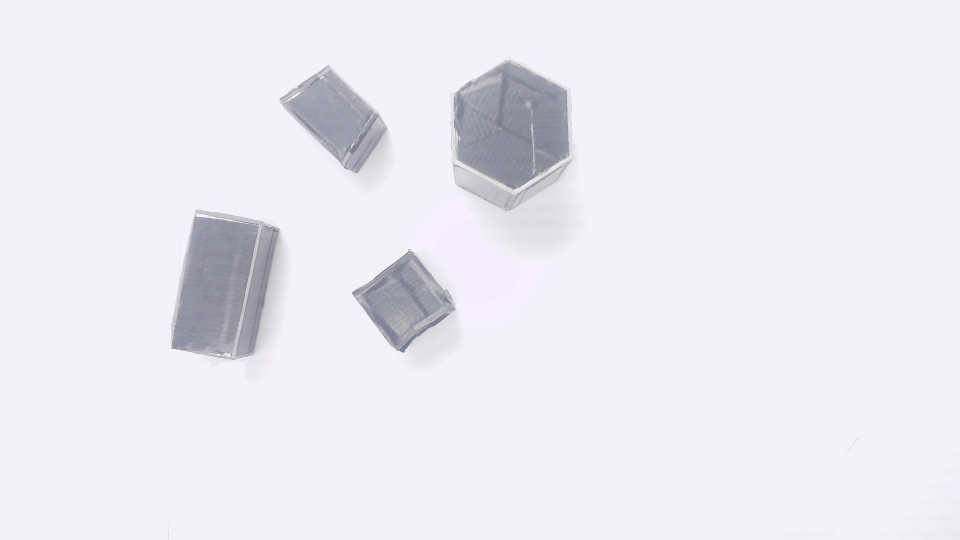
#> input picture data/img5.jpg, 1920 x 1080 px (shown at 1/2 size)
$ python main.py
#> lines starting #> are read from the running program, lines starting #| are printed output that depends on the picture; after the words box and inside, x2 and y2 are one past the last pixel; in counts of white or black regions, pixels touching at a corner belong together
### src/coordinate_converter.py
from src.config import IMAGE_WIDTH_MM, IMAGE_HEIGHT_MM, IMAGE_WIDTH_PX, IMAGE_HEIGHT_PX


class CoordinateConverter:

    def __init__(self, image_width_px, image_height_px):
        self.image_width_px = image_width_px
        self.image_height_px = image_height_px

        # Calculate pixels per mm ratios
        self.px_per_mm_x = image_width_px / IMAGE_WIDTH_MM
        self.px_per_mm_y = image_height_px / IMAGE_HEIGHT_MM

        # Calculate mm per pixel ratios
        self.mm_per_px_x = IMAGE_WIDTH_MM / image_width_px
        self.mm_per_px_y = IMAGE_HEIGHT_MM / image_height_px

    def pixel_to_mm(self, x_px, y_px):
        x_mm = x_px * self.mm_per_px_x
        y_mm = y_px * self.mm_per_px_y
        return (x_mm, y_mm)

    # [4 lines left out: function mm_to_pixel, not called in this run]

    def distance_to_mm(self, distance_px, axis=''):
        if axis.lower() == 'x':
            return distance_px * self.mm_per_px_x
        elif axis.lower() == 'y':
            return distance_px * self.mm_per_px_y

    def area_to_mm2(self, area_px):
        return area_px * self.mm_per_px_x * self.mm_per_px_y

    def get_calibration_info(self):
        return {
            'image_width_px': self.image_width_px,
            'image_height_px': self.image_height_px,
            'image_width_mm': IMAGE_WIDTH_MM,
            'image_height_mm': IMAGE_HEIGHT_MM,
            'mm_per_px_x': self.mm_per_px_x,
            'mm_per_px_y': self.mm_per_px_y,
            'px_per_mm_x': self.px_per_mm_x,
            'px_per_mm_y': self.px_per_mm_y,
        }

### src/object_detection.py
# object_detection.py
import cv2
from src.config import *
from src.shape_classifier import ShapeClassifier
from src.coordinate_converter import CoordinateConverter

def get_rotation_angle(contour):
    rect = cv2.minAreaRect(contour)
    angle = rect[2]  # angle range: -90-0

    width, height = rect[1]
    if width < height:
        normalized_angle = angle + 90
    else:
        normalized_angle = angle + 180 if angle < 0 else angle

    return normalized_angle, rect  # angle range: 0-180

def detect_objects(img, converter=None):
    """
    Detect objects in the image.

    Args:
        img: Input image
        converter: Optional CoordinateConverter for pixel-to-mm conversion

    Returns:
        tuple: (objects list, threshold image)
    """
    # Create converter if not provided
    if converter is None:
        img_height, img_width = img.shape[:2]
        converter = CoordinateConverter(img_width, img_height)

    gray = cv2.cvtColor(img, cv2.COLOR_BGR2GRAY)
    blur = cv2.GaussianBlur(gray, (5, 5), 0)

    _, th = cv2.threshold(
        blur, 0, 255, cv2.THRESH_BINARY_INV + cv2.THRESH_OTSU
    )

    if MORPH_OPEN_ITERATIONS > 0 or MORPH_CLOSE_ITERATIONS > 0 and MORPH_KERNEL_SIZE is not None:
        kernel = cv2.getStructuringElement(cv2.MORPH_RECT, MORPH_KERNEL_SIZE)

        if MORPH_OPEN_ITERATIONS > 0:
            th = cv2.morphologyEx(th, cv2.MORPH_OPEN, kernel, iterations=MORPH_OPEN_ITERATIONS)

        if MORPH_CLOSE_ITERATIONS > 0:
            th = cv2.morphologyEx(th, cv2.MORPH_CLOSE, kernel, iterations=MORPH_CLOSE_ITERATIONS)

    contours, _ = cv2.findContours(
        th, cv2.RETR_EXTERNAL, cv2.CHAIN_APPROX_SIMPLE
    )

    objects = []
    print(f"Total contours found: {len(contours)}")
    for i, cnt in enumerate(contours):
        hull = cv2.convexHull(cnt)
        area = cv2.contourArea(hull)
        print(f"Contour {i}: area = {area}")
        if area < MIN_AREA:
            continue

        shape, poly = ShapeClassifier.classify_shape(hull)
        if shape is None:
            continue

        x, y, w, h = cv2.boundingRect(poly)
        cx, cy = x + w // 2, y + h // 2

        angle, min_area_rect = get_rotation_angle(poly)

        # Convert to real-world coordinates
        center_mm = converter.pixel_to_mm(cx, cy)
        width_mm = converter.distance_to_mm(w, 'x')
        height_mm = converter.distance_to_mm(h, 'y')
        area_mm2 = converter.area_to_mm2(area)

        objects.append({
            "shape": shape,
            "area": area,  # in pixels
            "area_mm2": area_mm2,  # in mm2
            "bbox": (x, y, w, h),  # in pixels
            "bbox_mm": (width_mm, height_mm),  # in mm
            "center": (cx, cy),  # in pixels
            "center_mm": center_mm,  # in mm
            "contour": poly,
            "angle": angle,  # from minAreaRect and normalized to 0-180
            "min_area_rect": min_area_rect,  # ((cx, cy), (w, h), angle)
        })

    objects = sorted(objects, key=lambda o: o["area"], reverse=True)
    return objects[:MAX_OBJECTS], th

### src/shape_classifier.py
import cv2
import numpy as np
from src.config import *
from src.utils import compute_angles, compute_edge_angles
from dataclasses import dataclass

@dataclass(frozen=True)
class Shapes:
    SQUARE = "square"
    RECTANGLE = "rectangle"
    TRAPEZOID = "trapezoid"
    HEXAGON = "hexagon"


class ShapeClassifier:
    @staticmethod
    def is_square(poly):
        x, y, w, h = cv2.boundingRect(poly)
        ratio = w / float(h)

        angles = compute_angles(poly)
        for angle in angles:
            if not (90 - RECTANGLE_ANGLE_TOLERANCE <= angle <= 90 + RECTANGLE_ANGLE_TOLERANCE):
                return False

        if not (1 - SQUARE_RATIO_TOLERANCE <= ratio <= 1 + SQUARE_RATIO_TOLERANCE):
            return False

        return True

    @staticmethod
    def is_rectangle(poly):
        angles = compute_angles(poly)
        for angle in angles:
            if not (90 - RECTANGLE_ANGLE_TOLERANCE <= angle <= 90 + RECTANGLE_ANGLE_TOLERANCE):
                return False

        return True

    @staticmethod
    def is_trapezoid(poly):
        angles = compute_edge_angles(poly)
        parallel_pairs = 0

        for i in range(len(angles)):
            for j in range(i + 1, len(angles)):

                angle_diff = abs(angles[i] - angles[j])
                angle_diff = min(angle_diff, 180 - angle_diff)

                if angle_diff < RECTANGLE_ANGLE_TOLERANCE:
                    parallel_pairs += 1

        return parallel_pairs == 1

    @staticmethod
    def classify_shape(cnt):
        peri = cv2.arcLength(cnt, True)
        area = cv2.contourArea(cnt)
        poly = cv2.approxPolyDP(cnt, POLY_EPSILON_RATIO * peri, True)
        v = len(poly)

        if v >= 6 and 30000 <= area < 60000:
            return Shapes.HEXAGON, poly

        if ShapeClassifier.is_rectangle(poly):
            if ShapeClassifier.is_square(poly):
                return Shapes.SQUARE, poly
            elif 30000 <= area < 60000:
                return Shapes.RECTANGLE, poly
        elif ShapeClassifier.is_trapezoid(poly) and area < 30000:
            return Shapes.TRAPEZOID, poly
        elif 30000 <= area < 60000:
            return Shapes.RECTANGLE, poly

        return None, None

### src/utils.py
import numpy as np

from src.config import *

def compute_mm_per_pixel(distance_mm, focal_length_mm, sensor_width_mm, image_width_pixels):
    return (distance_mm * sensor_width_mm) / (focal_length_mm * image_width_pixels)

def compute_angles(poly):
    angles = []
    pts = poly.reshape(-1, 2)
    n = len(pts)

    for i in range(n):
        p1 = pts[(i - 1) % n]
        p2 = pts[i]
        p3 = pts[(i + 1) % n]

        v1 = p1 - p2
        v2 = p3 - p2

        cos_angle = np.dot(v1, v2) / (np.linalg.norm(v1) * np.linalg.norm(v2) + 1e-6)
        cos_angle = np.clip(cos_angle, -1.0, 1.0)
        angle = np.degrees(np.arccos(cos_angle))

        angles.append(angle)

    return angles

def compute_edge_angles(poly):
    angles = []
    pts = poly.reshape(-1, 2)
    n = len(pts)

    for i in range(n):
        x1, y1 = pts[i]
        x2, y2 = pts[(i + 1) % n]

        angle = np.degrees(np.arctan2(y2 - y1, x2 - x1))

        angle = angle % 180

        angles.append(angle)

    return angles

### main.py
# main.py
import cv2
import numpy as np
from src.object_detection import detect_objects
from src.coordinate_converter import CoordinateConverter

def main():
    img = cv2.imread("data/img5.jpg")
#> img is the input picture: shape (1080, 1920, 3); mean B, G, R 243.7, 235.4, 236.4

    # Create coordinate converter
    img_height, img_width = img.shape[:2]
    converter = CoordinateConverter(img_width, img_height)

    # Print calibration info
    calib_info = converter.get_calibration_info()
    print("Coordinate Converter Calibration Info:")
    print(f"Image size: {calib_info['image_width_px']} x {calib_info['image_height_px']} pixels")
#| Image size: 1920 x 1080 pixels
    print(f"Real-world size: {calib_info['image_width_mm']:.1f} x {calib_info['image_height_mm']:.1f} mm")
#| Real-world size: 240.0 x 320.0 mm
    print(f"Resolution: {calib_info['mm_per_px_x']:.4f} mm/px (X), {calib_info['mm_per_px_y']:.4f} mm/px (Y)")
#| Resolution: 0.1250 mm/px (X), 0.2963 mm/px (Y)

    objects, th_img = detect_objects(img, converter)
#> in detect_objects, `_, th = cv2.threshold( blur, 0, 255, cv2.THRESH_BINARY_INV + cv2.THRES..`:
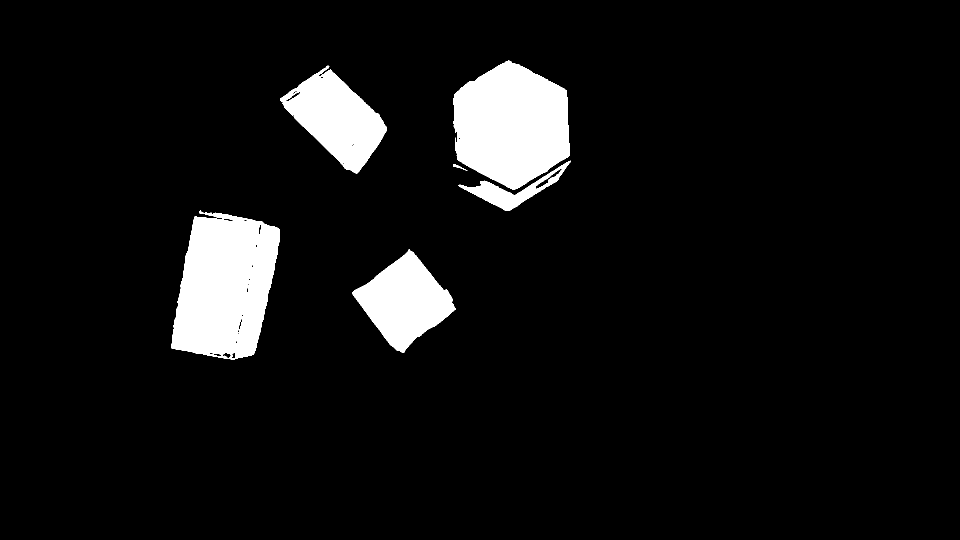
#> th: shape (1080, 1920) (shown at 1/2 size); 6.9% white; 7 white regions (1 under 20 px), largest, box (x1, y1, x2, y2) and area: (343, 421, 559, 720) 47633, (907, 121, 1139, 380) 44790, (560, 131, 774, 347) 23224, (704, 498, 911, 706) 22551, (916, 321, 1142, 422) 5174, (906, 328, 935, 342) 93
#> in detect_objects, `th = cv2.morphologyEx(th, cv2.MORPH_CLOSE, kernel, iterations=MORPH_CL..`:
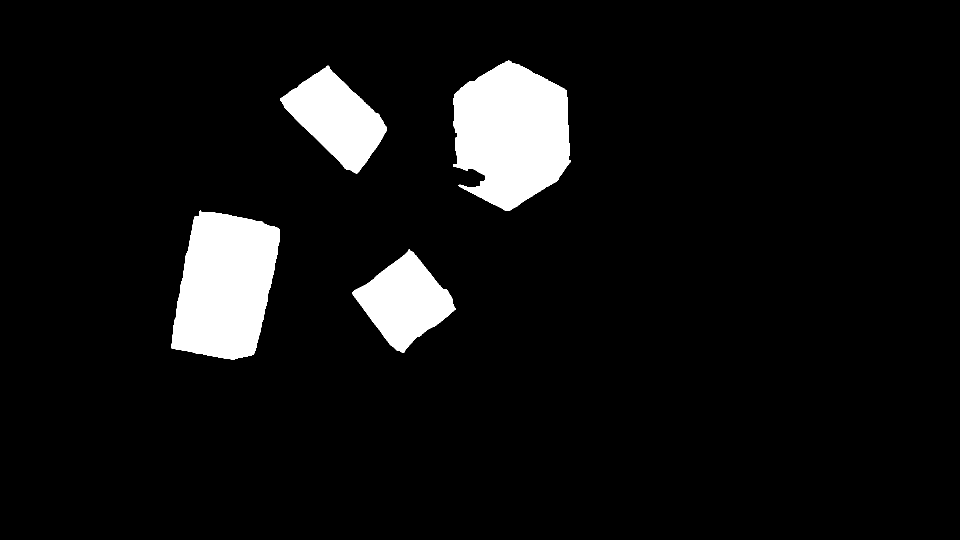
#> th: shape (1080, 1920) (shown at 1/2 size); 7.1% white; 4 white regions
#> in detect_objects, `contours, _ = cv2.findContours( th, cv2.RETR_EXTERNAL, cv2.CHAIN_APPRO..`: contours = 4 contours; box (x1, y1, x2, y2) and area: (906, 121, 1142, 422) 51842, (343, 421, 559, 720) 48084, (560, 131, 774, 347) 23260, (704, 498, 911, 706) 22314
#| Total contours found: 4
#> the loop in detect_objects, `for i, cnt in enumerate(contours):` made 4 passes
#> (peri in classify_shape, v in classify_shape) on passes 1 to 2: (593.7, 4), (871.1, 4)
#> (printed output is left out)
#> after the loop in detect_objects, `for i, cnt in enumerate(contours):`: objects = 4 items
#> objects = 4 items

    result = img.copy()

    for idx, obj in enumerate(objects):
        cv2.drawContours(result, [obj["contour"]], -1, (0, 255, 0), 2)

        box = cv2.boxPoints(obj["min_area_rect"])
        box = np.intp(box)
        cv2.drawContours(result, [box], 0, (255, 0, 0), 2)


        x, y, w, h = obj["bbox"]
        shape_text = obj["shape"]
        angle_text = f"{obj['angle']:.1f}deg"

        cv2.putText(
            result,
            shape_text,
            (x, y - 25),
            cv2.FONT_HERSHEY_SIMPLEX,
            0.6,
            (0, 0, 255),
            2
        )

        cv2.putText(
            result,
            angle_text,
            (x, y - 5),
            cv2.FONT_HERSHEY_SIMPLEX,
            0.5,
            (255, 0, 255),
            2
        )

        # 標註物件編號
        cx, cy = obj["center"]
        cv2.putText(
            result,
            f"#{idx+1}",
            (cx - 15, cy),
            cv2.FONT_HERSHEY_SIMPLEX,
            0.7,
            (0, 255, 255),
            2
        )
#> this loop made 4 passes
#> (box, x, y, w, h, shape_text, angle_text, cx) on passes 1 to 4: ([[918, 425], [903, 126], [1130, 115], [1145, 414]], 907, 121, 235, 301, 'hexagon', '87.0deg', 1024), ([[501, 728], [343, 696], [400, 421], [558, 453]], 343, 421, 216, 290, 'rectangle', '101.7deg', 451), ([[714, 345], [560, 199], [639, 115], [793, 262]], 560, 131, 214, 216, 'trapezoid', '43.7deg', 667), ([[799, 710], [704, 585], [818, 498], [913, 623]], 704, 498, 207, 208, 'square', '52.7deg', 807)
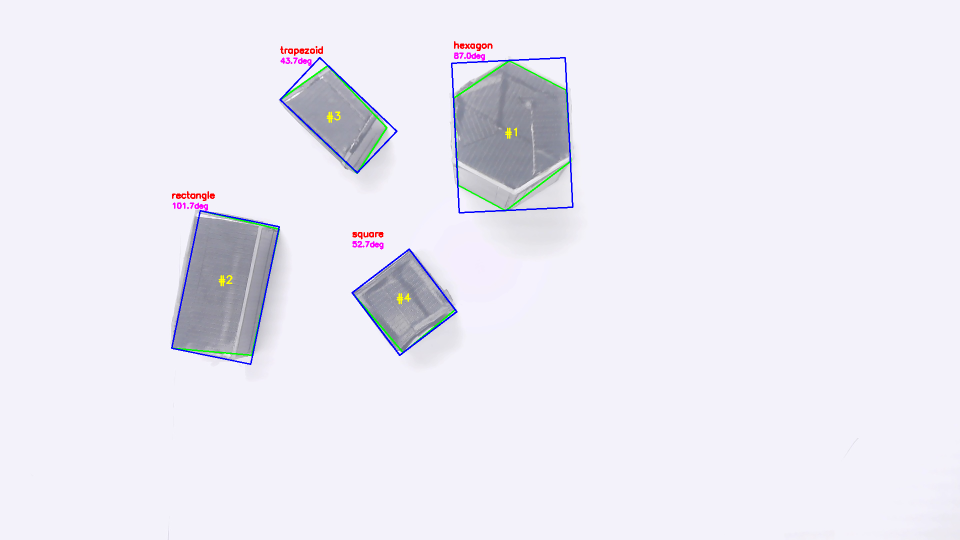
#> result: shape (1080, 1920, 3) (shown at 1/2 size); 0.94% of pixels changed, all inside (x1, y1, x2, y2) = (342, 82, 1147, 730)

    for idx, o in enumerate(objects):
        print(f"\nObject #{idx+1}:")
        print(f"Shape: {o['shape']}")
        print(f"Angle: {o['angle']:.2f}°")
        print(f"Pixel Measurements:")
        print(f"  Center: ({o['center'][0]}, {o['center'][1]}) px")
        print(f"Real-World Measurements (mm):")
        print(f"  Center: ({o['center_mm'][0]:.2f}, {o['center_mm'][1]:.2f}) mm")
#> this loop made 4 passes
#> (printed output is left out)

    cv2.imwrite("outputs/output_threshold.jpg", th_img)
    cv2.imwrite("outputs/output_result.jpg", result)


if __name__ == "__main__":
    main()

$ run again, with data/img1.jpg copied over data/img5.jpg
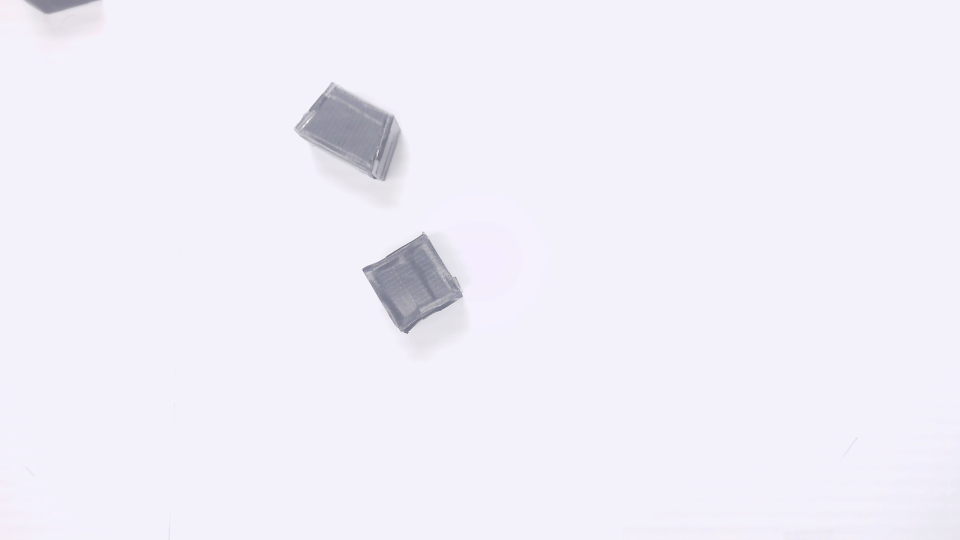
#> input picture data/img1.jpg, 1920 x 1080 px (shown at 1/2 size)
#> in main, img is the input picture: shape (1080, 1920, 3); mean B, G, R 247.8, 239.5, 240.7
#| Image size: 1920 x 1080 pixels
#| Real-world size: 240.0 x 320.0 mm
#| Resolution: 0.1250 mm/px (X), 0.2963 mm/px (Y)
#> in detect_objects, `_, th = cv2.threshold( blur, 0, 255, cv2.THRESH_BINARY_INV + cv2.THRES..`:
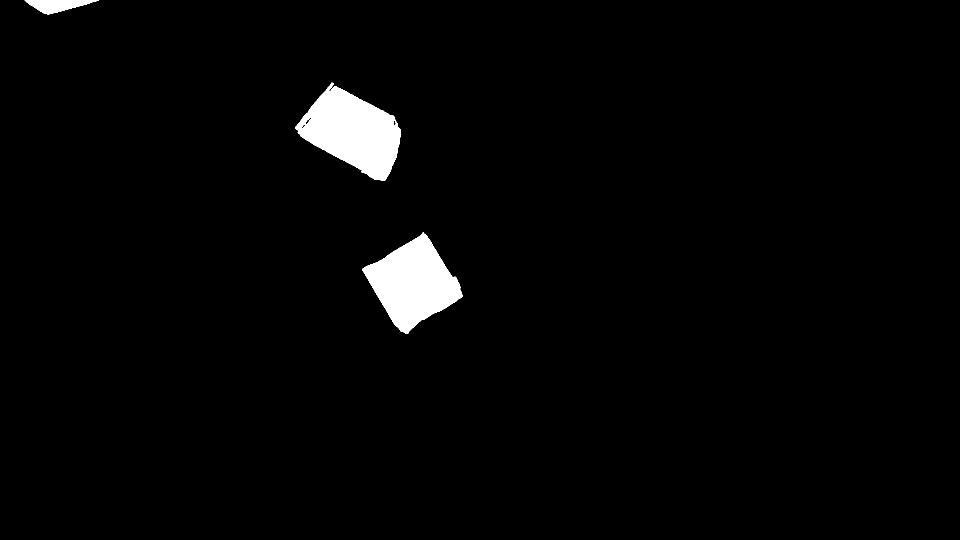
#> th: shape (1080, 1920) (shown at 1/2 size); 2.3% white; 3 white regions, box (x1, y1, x2, y2) and area: (591, 165, 801, 362) 23541, (724, 464, 926, 668) 22155, (49, 0, 198, 29) 2397
#> contours = 3 contours; box (x1, y1, x2, y2) and area: (591, 165, 801, 362) 23424, (724, 464, 926, 668) 21906, (49, 0, 198, 29) 2248
#| Total contours found: 3
#> the loop in detect_objects, `for i, cnt in enumerate(contours):` made 3 passes
#> (peri in classify_shape, v in classify_shape) on pass 1: (589.4, 4)
#> (printed output is left out)
#> after the loop in detect_objects, `for i, cnt in enumerate(contours):`: objects = 2 items
#> the loop in main, `for idx, obj in enumerate(objects):` made 2 passes
#> (box, x, y, w, h, shape_text, angle_text, cx) on passes 1 to 2: ([[769, 361], [591, 257], [651, 153], [829, 257]], 591, 165, 198, 197, 'trapezoid', '30.3deg', 690), ([[805, 671], [724, 539], [845, 463], [927, 596]], 724, 464, 202, 204, 'square', '58.3deg', 825)
#> after the loop in main, `for idx, obj in enumerate(objects):`:
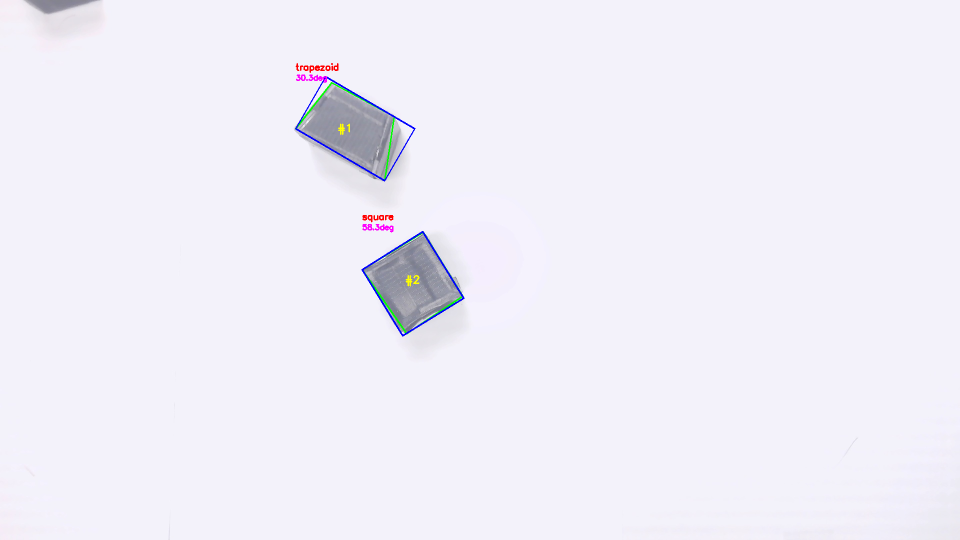
#> result: shape (1080, 1920, 3) (shown at 1/2 size); 0.4% of pixels changed, all inside (x1, y1, x2, y2) = (590, 126, 929, 673)
#> the loop in main, `for idx, o in enumerate(objects):` made 2 passes
#| Object #1:
#| Shape: trapezoid
#| Angle: 30.30°
#| Pixel Measurements:
#|   Center: (690, 263) px
#| Real-World Measurements (mm):
#> (further printed lines are left out)
